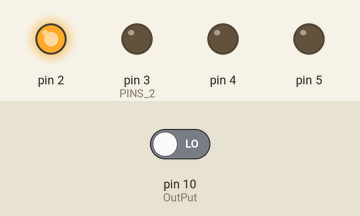
This sketch was run on a simulated Arduino Uno, built with avr-gcc and run on an emulated ATmega328P. Shown: output pins drawn as LEDs (lit = HIGH). Inputs (shaded band) come from the test bench; at power-on: pin 10 (OutPut) LOW. What the sketch prints to the serial monitor is not drawn.

Above: at 0.7 s.
At 2.2 s:
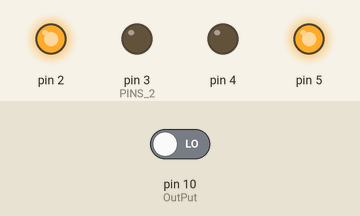
At 3.7 s:
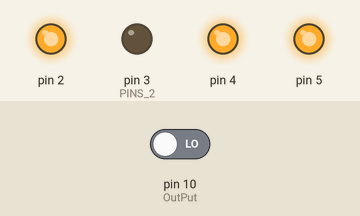
Timing chart, 0 to 5.9 s (numbered marks = the images above):
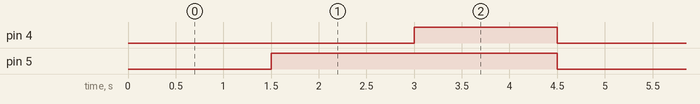

The sketch:

color_sens.ino
```cpp
int OutPut= 10;//naming pin10 of uno as output

unsigned int frequency = 0;


#include <LiquidCrystal.h>

// initialize the library with the numbers of the interface pins

LiquidCrystal lcd(8, 9, 7, 11, 12, 13);//RS,EN,D4,D5,D6,D7


void setup()

{
Serial.begin(9600);
                // lowest frequency for dominent color

                pinMode(2, OUTPUT);

                pinMode(3, OUTPUT);//PINS 2, 3,4,5 as OUTPUT

                pinMode(4, OUTPUT);

                pinMode(5, OUTPUT);

                pinMode(10, INPUT);//PIN 10 as input


                digitalWrite(2,HIGH);

                digitalWrite(3,LOW);//setting frequency selection to 20%

}

void loop()

{

                Serial.print("R=");//printing name

                digitalWrite(4,LOW);

                digitalWrite(5,LOW);//setting for RED color sensor

                frequency = pulseIn(OutPut, LOW);//reading frequency

                Serial.print(frequency);//printing RED color frequency

                Serial.println("  ");


                delay(500);


               Serial.print("B=");// printing name

                digitalWrite(4,LOW);

                digitalWrite(5,HIGH);// setting for BLUE color sensor

                frequency = pulseIn(OutPut, LOW);// reading frequency

                Serial.print(frequency);// printing BLUE color frequency

                Serial.println("  ");


                delay(500);


               Serial.print("G=");// printing name

                digitalWrite(4,HIGH);

                digitalWrite(5,HIGH);// setting for GREEN color sensor

                frequency = pulseIn(OutPut, LOW);// reading frequency

                Serial.print(frequency);// printing GREEN color frequency

                Serial.println("    ");


                delay(500);

}
```

Measured:
- by itself, pin 4: alternates HIGH for 1.5 s and LOW for 3.0 s
- by itself, pin 5: alternates HIGH for 3.0 s and LOW for 1.5 s
- by itself, everything shown: repeats every 4.5 s, in 3 steps
